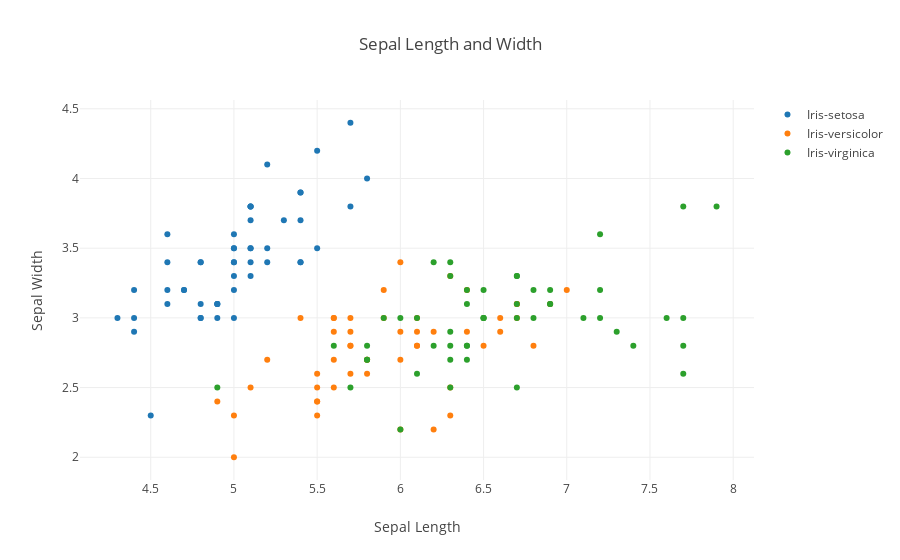

Here is the notebook cell this chart was saved with:
### Markdown cell above
#### Note that we can use the legend in an interactive manner

Click on the values in the legend to isolate out the different groups

### Code cell
pyo.iplot(fig)

### Figure 1 — Plotly figure (JSON) as saved in the notebook; plotly's stock layout.template omitted (floating-point values rounded to 4 significant figures)
{"data": [{"mode": "markers", "name": "Iris-setosa", "type": "scatter", "uid": "d3ffedb7-2343-4975-993d-8684c9a2da60", "x": [5.1, 4.9, 4.7, 4.6, 5, 5.4, 4.6, 5, 4.4, 4.9, 5.4, 4.8, 4.8, 4.3, 5.8, 5.7, 5.4, 5.1, 5.7, 5.1, 5.4, 5.1, 4.6, 5.1, 4.8, 5, 5, 5.2, 5.2, 4.7, 4.8, 5.4, 5.2, 5.5, 4.9, 5, 5.5, 4.9, 4.4, 5.1, 5, 4.5, 4.4, 5, 5.1, 4.8, 5.1, 4.6, 5.3, 5], "y": [3.5, 3, 3.2, 3.1, 3.6, 3.9, 3.4, 3.4, 2.9, 3.1, 3.7, 3.4, 3, 3, 4, 4.4, 3.9, 3.5, 3.8, 3.8, 3.4, 3.7, 3.6, 3.3, 3.4, 3, 3.4, 3.5, 3.4, 3.2, 3.1, 3.4, 4.1, 4.2, 3.1, 3.2, 3.5, 3.1, 3, 3.4, 3.5, 2.3, 3.2, 3.5, 3.8, 3, 3.8, 3.2, 3.7, 3.3]}, {"mode": "markers", "name": "Iris-versicolor", "type": "scatter", "uid": "80789a07-0fb0-4604-b0d4-c2289f7cb4dc", "x": [7, 6.4, 6.9, 5.5, 6.5, 5.7, 6.3, 4.9, 6.6, 5.2, 5, 5.9, 6, 6.1, 5.6, 6.7, 5.6, 5.8, 6.2, 5.6, 5.9, 6.1, 6.3, 6.1, 6.4, 6.6, 6.8, 6.7, 6, 5.7, 5.5, 5.5, 5.8, 6, 5.4, 6, 6.7, 6.3, 5.6, 5.5, 5.5, 6.1, 5.8, 5, 5.6, 5.7, 5.7, 6.2, 5.1, 5.7], "y": [3.2, 3.2, 3.1, 2.3, 2.8, 2.8, 3.3, 2.4, 2.9, 2.7, 2, 3, 2.2, 2.9, 2.9, 3.1, 3, 2.7, 2.2, 2.5, 3.2, 2.8, 2.5, 2.8, 2.9, 3, 2.8, 3, 2.9, 2.6, 2.4, 2.4, 2.7, 2.7, 3, 3.4, 3.1, 2.3, 3, 2.5, 2.6, 3, 2.6, 2.3, 2.7, 3, 2.9, 2.9, 2.5, 2.8]}, {"mode": "markers", "name": "Iris-virginica", "type": "scatter", "uid": "d9710bcd-944d-4ebd-93a2-7b3646b060a9", "x": [6.3, 5.8, 7.1, 6.3, 6.5, 7.6, 4.9, 7.3, 6.7, 7.2, 6.5, 6.4, 6.8, 5.7, 5.8, 6.4, 6.5, 7.7, 7.7, 6, 6.9, 5.6, 7.7, 6.3, 6.7, 7.2, 6.2, 6.1, 6.4, 7.2, 7.4, 7.9, 6.4, 6.3, 6.1, 7.7, 6.3, 6.4, 6, 6.9, 6.7, 6.9, 5.8, 6.8, 6.7, 6.7, 6.3, 6.5, 6.2, 5.9], "y": [3.3, 2.7, 3, 2.9, 3, 3, 2.5, 2.9, 2.5, 3.6, 3.2, 2.7, 3, 2.5, 2.8, 3.2, 3, 3.8, 2.6, 2.2, 3.2, 2.8, 2.8, 2.7, 3.3, 3.2, 2.8, 3, 2.8, 3, 2.8, 3.8, 2.8, 2.8, 2.6, 3, 3.4, 3.1, 3, 3.1, 3.1, 3.1, 2.7, 3.2, 3.3, 3, 2.5, 3, 3.4, 3]}], "layout": {"hovermode": "closest", "title": "Sepal Length and Width", "xaxis": {"title": "Sepal Length"}, "yaxis": {"title": "Sepal Width"}}}
